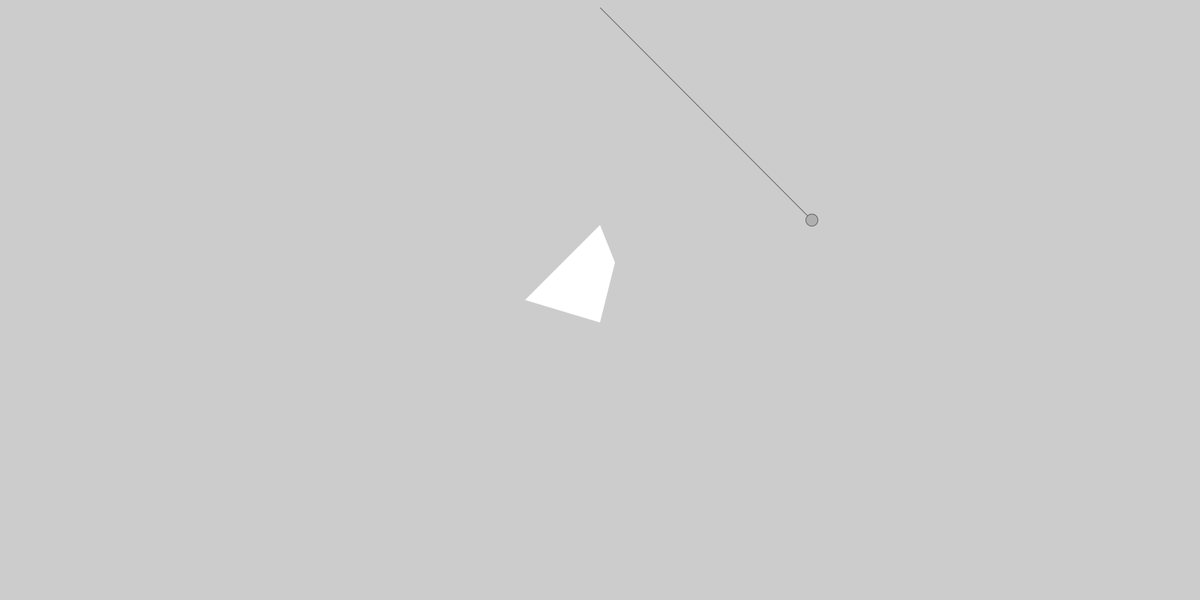
Frame 1 (no input)
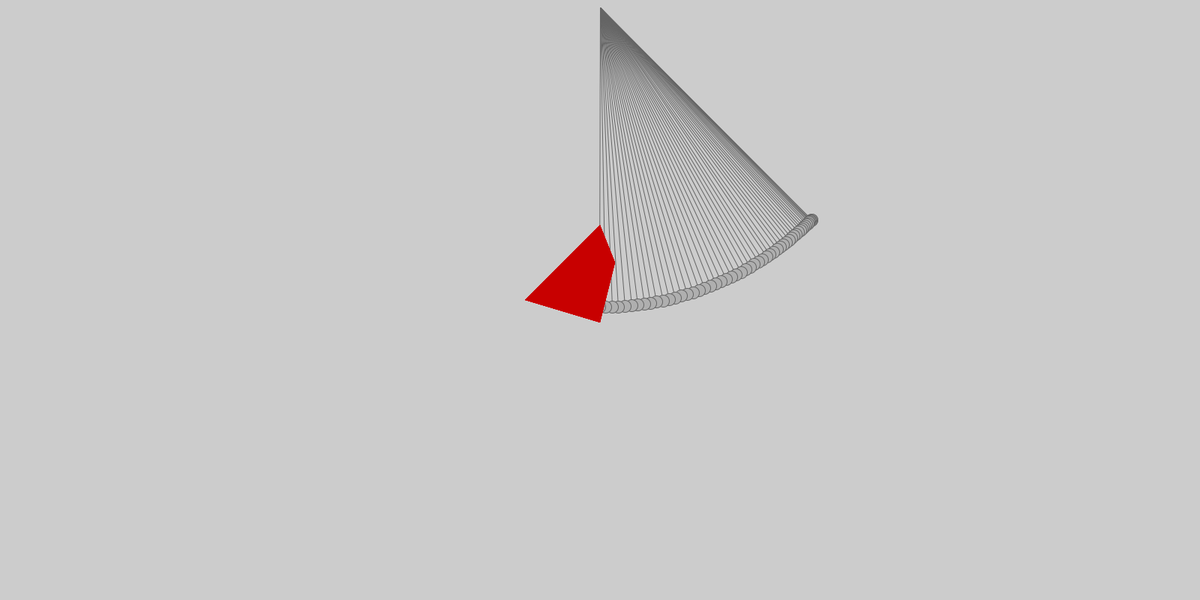
Frame 60 (the mouse pressed at the canvas centre just before this capture)
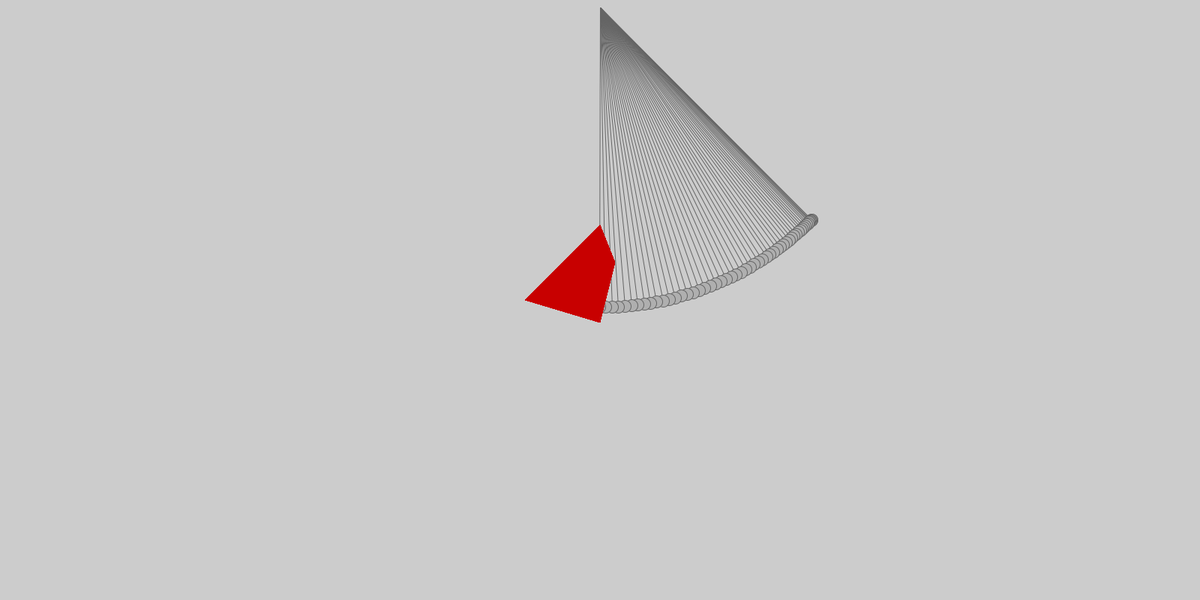
Frame 120 (the mouse held since frame 60 and released just before this capture)

The Processing sketch that drew these frames (run headless with seeded random() and noise(); from frame 60 on, the mouse is pressed at the canvas centre):

// Processing sketch: Cirbit_Iteration_1
// ── Cirbit_Iteration_1.pde
Game game = new Game();

void setup() {
  size(1600, 800);
  game.setup();
}

void draw() {
  clear();
  game.draw();
}

// ── Ball.pde
class Ball {

  PVector locB;
  PVector ori;

  float l;
  float angle;
  float aVel;
  float aAccel;
  float damping;

  Ball(PVector locB_, PVector ori_, float l_) {
    locB = locB_;
    angle= PI/4;
    ori = ori_;
    l = l_;

    aVel = 0.0;
    aAccel = 0.0;

    damping = 0.995;
  }

  void run() {
    update();
    display();
  }

  void update() {

    float gravity = 0.4;

    aAccel = (-1 * gravity / l) * sin(angle);

    aVel += aAccel;
    angle += aVel;

    aVel *= damping;
  }

  void display() {
    if (game.ballIsDead()) {
      locB.set(l*sin(angle), l*cos(angle), 0);
      locB.add(ori);
      fill(175);
      ellipse(locB.x, locB.y, 16, 16);
    }
  }

  boolean connect() {
    if (keyPressed && key == 'f') {
      return false;
    }
    return true;
  }
}

// ── Game.pde
class Game {
  // Rope and Ball
  Rope R1;
  Ball B1;
  Wall W1;

  //Obstacles
  ArrayList<Wall> wallList = new ArrayList<Wall>();

  void setup() {
    // Rope and Ball
    R1 = new Rope(new PVector(width/2, 10), 400);
    B1 = new Ball(new PVector (R1.locR.x, R1.locR.y), new PVector (R1.ori.x, R1.ori.y), R1.l);

    // Obstacles
    wallList.add(new Wall(800, 300, 820, 350, 800, 430, 700, 400));
    W1 = new Wall(800, 300, 820, 350, 800, 430, 700, 400);
  }

  void draw() {

    //Rope and Ball
    R1.run();
    B1.run();

    //Obstacles
    for (Wall w : wallList) {
      w.update();
      w.display();
    }
  }
  boolean connected() {
    if (B1.connect()) {
      return true;
    }
    return false;
  }

  boolean ballIsDead() {
    if (!W1.killZone()) {
      return false;
    }
    return true;
  }
}

// ── Obstacle.pde
class Obstacle {


  Obstacle() {
  }
  //The area where the player dies
  boolean killZone() {
    return false;
  }
}

// ── Rope.pde
class Rope {

  PVector ori;                      // origin
  PVector locR;                      // location

  float l;                          // length of rope
  float angle;                      // angle
  float aVel;                       // angled velocity
  float aAccel;                     // angled acceleration
  float damping;                    // the dampening of velocity

  Rope(PVector ori_, float l_) {
    ori = ori_.get();
    locR = new PVector();
    l = l_;
    angle = PI/4;

    aVel = 0.0;
    aAccel = 0.0;

    damping = 0.995;
  }

  void run() {
    update();
    display();
  }

  void update() {
    float gravity = 0.4;

    aAccel = (-1 * gravity / l) * sin(angle);

    aVel += aAccel;
    angle += aVel;

    aVel *= damping;
  }

  void display() {
    if (game.ballIsDead()) {
      locR.set(l*sin(angle), l*cos(angle), 0);
      locR.add(ori);

      stroke(100);

      if (game.connected()) {
        line(ori.x, ori.y, locR.x, locR.y);
      }
    }
  }
}

// ── Wall.pde
class Wall extends Obstacle {
  float ax, ay;
  float bx, by;
  float cx, cy;
  float dx, dy;

  //Will collision kill?
  boolean killingWall;

  Wall(float _ax, float _ay, float _bx, float _by, float _cx, float _cy, float _dx, float _dy) {
    super();
    ax = _ax;
    ay = _ay;
    bx = _bx;
    by = _by;
    cx = _cx;
    cy = _cy;
    dx = _dx; 
    dy = _dy;
  }

  void update() {
  }

  void display() {

    noStroke();
    if (!killZone()) {
      fill(200,0,0);
    } else {
      fill(255);
    }
    beginShape();
    vertex(ax, ay);
    vertex(bx, by);
    vertex(cx, cy);
    vertex(dx, dy);
    endShape();
  }

  boolean killZone() {
    float areaPoint = 0;
    for (int i = 0; i<=3; i++) {
      areaPoint += calculateArea(i);
    }

    // https://www.mathopenref.com/coordpolygonarea.html
    float areaShape = abs( (ax*by - bx*ay) + (bx*cy - cx*by) + (cx*dy - dx*cy) + (dx*ay - ax*dy)) /2;
    if (areaPoint > areaShape) {
      return true;
    }

    return false;
  }

  float calculateArea(int i) {
    float x1, y1, x2, y2;
    x1 = 0;
    x2 = 0;
    y1 = 0;
    y2 = 0;

    switch(i) {
    case 0:
      x1 = ax;
      y1 = ay;
      x2 = bx;
      y2 = by;
      break;
    case 1:
      x1 = bx;
      y1 = by;
      x2 = cx;
      y2 = cy;
      break;
    case 2:
      x1 = cx;
      y1 = cy;
      x2 = dx;
      y2 = dy;
      break;
    case 3:
      x1 = dx;
      y1 = dy;
      x2 = ax;
      y2 = ay;
      break;
    }
    //Area  -  https://www.mathopenref.com/coordtrianglearea.html
    float area = abs( x1*(y2-game.B1.locB.y) + x2*(game.B1.locB.y-y1) + game.B1.locB.x*(y1-y2) ) /2;
    return area;
  }
}
